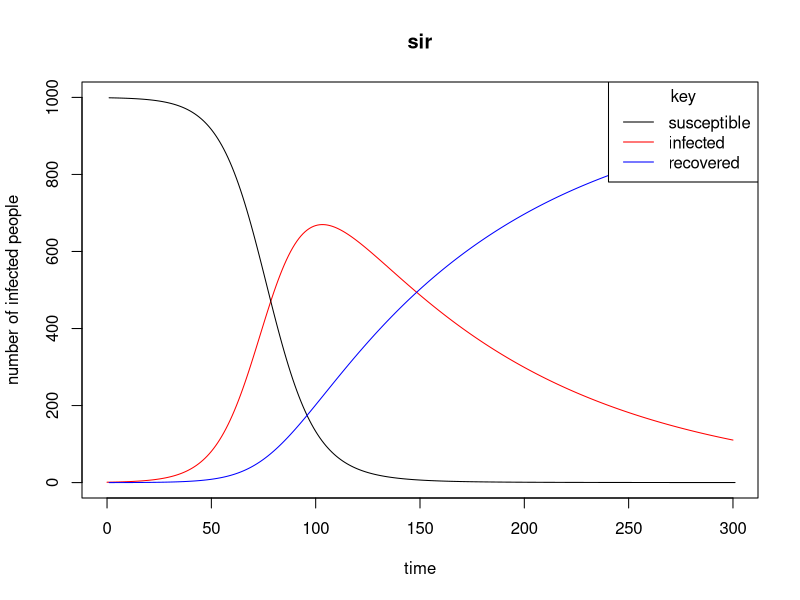

Here is the R script that generated this plot:
library(deSolve)  
library(dplyr)
rm(list = ls())
#create a model 

SIR_odes <- function (t,x,params){ 
  #so i dont have to name the beta$# etc. 
  with(as.list(c(x,params)), { 
    
    dS <- -beta*S*I   
    dI <- beta*S*I - gamma*I 
    dR <- gamma*I  
    
    return(list(c(dS,dI,dR)))  
  })
}

#parameters 
pars <- c( 
  beta = 0.0001, 
  gamma = 1/100) 

initialValues <- c(
  S = 999, 
  I = 1,  
  R=0) 

#times 

times <- seq(0,300,by= 1)  

results <- as.data.frame(ode(y = initialValues, 
                             times = times, func = SIR_odes, parms = pars)) 


plot(x =results$time, y=results$I, type = 'l', col = 'red', ylim = c(0,1000), main = 'sir', xlab = 'time', ylab = 'number of infected people')
lines(x = results$S , type = 'l', col= 'black')
lines(x = results$R,  type = 'l', col = 'blue') 
legend("topright", title="key", legend=c("susceptible", "infected", "recovered"), 
       col = c("black","red", "blue"),
       lty=c(1,1,1)) 
